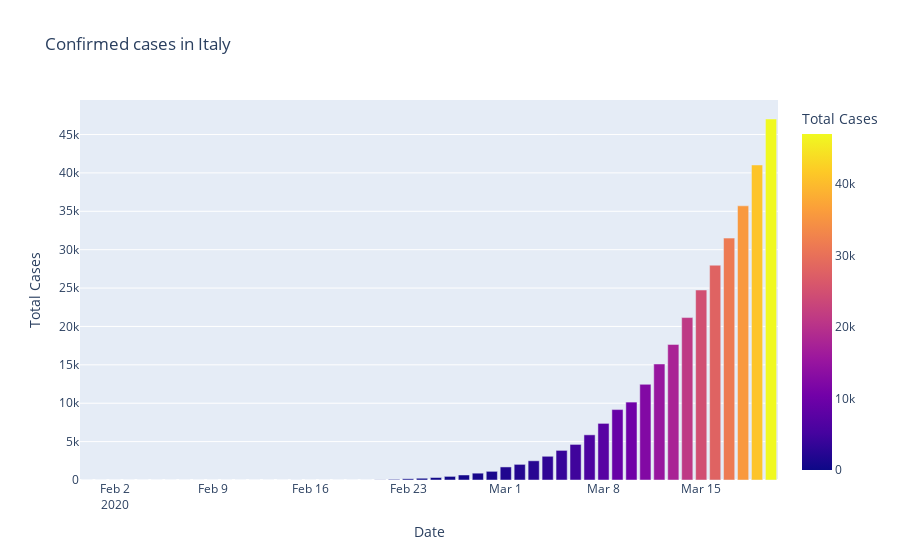

Write notebook code for a chart like this one.
### Code cell
#plotly Express representation of confirmed cases in Italy

fig=px.bar(pdc_Italy,x="Date",y="Total Cases",color='Total Cases',title='Confirmed cases in Italy')
fig.show()

### Figure 1 — Plotly figure (JSON) as saved in the notebook; plotly's stock layout.template omitted (floating-point values rounded to 4 significant figures)
{"data": [{"alignmentgroup": "True", "hovertemplate": "Date=%{x}<br>Total Cases=%{marker.color}<extra></extra>", "legendgroup": "", "marker": {"color": [2, 2, 2, 2, 2, 2, 3, 3, 3, 3, 3, 3, 3, 3, 3, 3, 3, 3, 3, 3, 3, 3, 20, 79, 157, 229, 323, 470, 655, 889, 1128, 1701, 2036, 2502, 3089, 3858, 4636, 5883, 7375, 9172, 10149, 12462, 15113, 17660, 21157, 24747, 27980, 31506, 35713, 41035, 47021], "coloraxis": "coloraxis"}, "name": "", "offsetgroup": "", "orientation": "v", "showlegend": false, "textposition": "auto", "type": "bar", "x": ["2020-01-31T00:00:00", "2020-02-01T00:00:00", "2020-02-02T00:00:00", "2020-02-03T00:00:00", "2020-02-04T00:00:00", "2020-02-05T00:00:00", "2020-02-06T00:00:00", "2020-02-07T00:00:00", "2020-02-08T00:00:00", "2020-02-09T00:00:00", "2020-02-10T00:00:00", "2020-02-11T00:00:00", "2020-02-12T00:00:00", "2020-02-13T00:00:00", "2020-02-14T00:00:00", "2020-02-15T00:00:00", "2020-02-15T00:00:00", "2020-02-16T00:00:00", "2020-02-17T00:00:00", "2020-02-18T00:00:00", "2020-02-19T00:00:00", "2020-02-20T00:00:00", "2020-02-21T00:00:00", "2020-02-22T00:00:00", "2020-02-23T00:00:00", "2020-02-24T00:00:00", "2020-02-25T00:00:00", "2020-02-26T00:00:00", "2020-02-27T00:00:00", "2020-02-28T00:00:00", "2020-02-29T00:00:00", "2020-03-01T00:00:00", "2020-03-02T00:00:00", "2020-03-03T00:00:00", "2020-03-04T00:00:00", "2020-03-05T00:00:00", "2020-03-06T00:00:00", "2020-03-07T00:00:00", "2020-03-08T00:00:00", "2020-03-09T00:00:00", "2020-03-10T00:00:00", "2020-03-11T00:00:00", "2020-03-12T00:00:00", "2020-03-13T00:00:00", "2020-03-14T00:00:00", "2020-03-15T00:00:00", "2020-03-16T00:00:00", "2020-03-17T00:00:00", "2020-03-18T00:00:00", "2020-03-19T00:00:00", "2020-03-20T00:00:00"], "xaxis": "x", "y": [2, 2, 2, 2, 2, 2, 3, 3, 3, 3, 3, 3, 3, 3, 3, 3, 3, 3, 3, 3, 3, 3, 20, 79, 157, 229, 323, 470, 655, 889, 1128, 1701, 2036, 2502, 3089, 3858, 4636, 5883, 7375, 9172, 10149, 12462, 15113, 17660, 21157, 24747, 27980, 31506, 35713, 41035, 47021], "yaxis": "y"}], "layout": {"barmode": "relative", "coloraxis": {"colorbar": {"title": {"text": "Total Cases"}}, "colorscale": [[0, "#0d0887"], [0.1111, "#46039f"], [0.2222, "#7201a8"], [0.3333, "#9c179e"], [0.4444, "#bd3786"], [0.5556, "#d8576b"], [0.6667, "#ed7953"], [0.7778, "#fb9f3a"], [0.8889, "#fdca26"], [1, "#f0f921"]]}, "legend": {"tracegroupgap": 0}, "title": {"text": "Confirmed cases in Italy"}, "xaxis": {"anchor": "y", "domain": [0, 1], "title": {"text": "Date"}}, "yaxis": {"anchor": "x", "domain": [0, 1], "title": {"text": "Total Cases"}}}}
